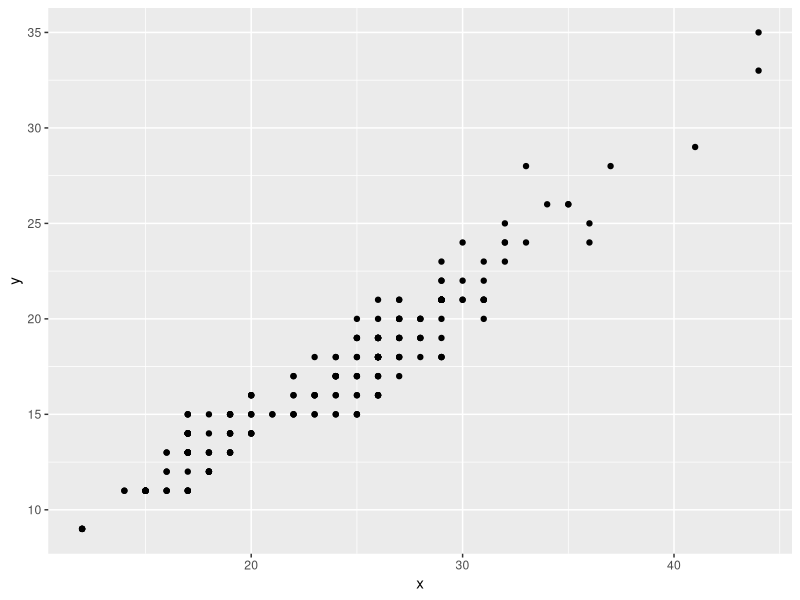
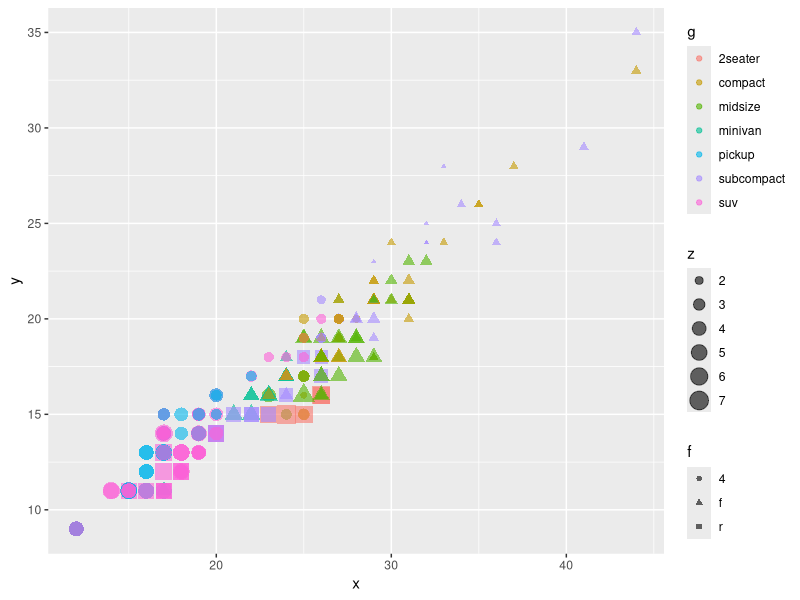
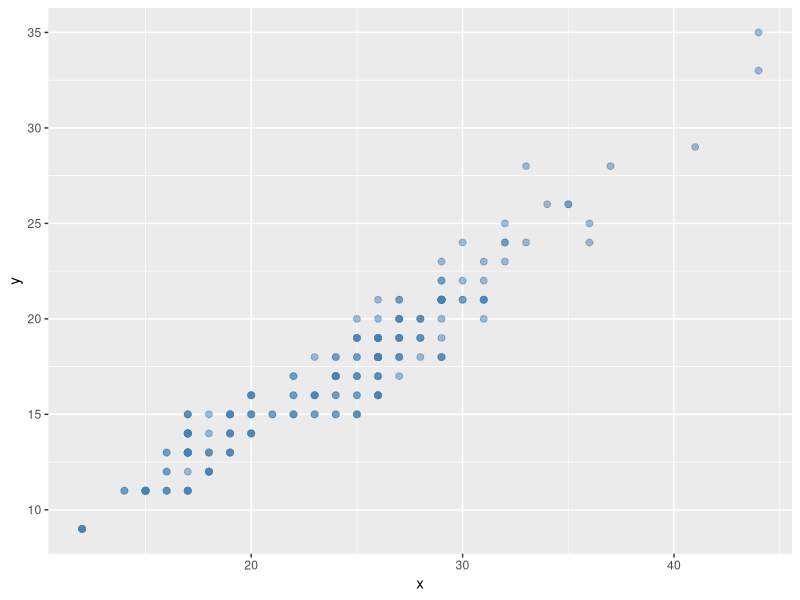
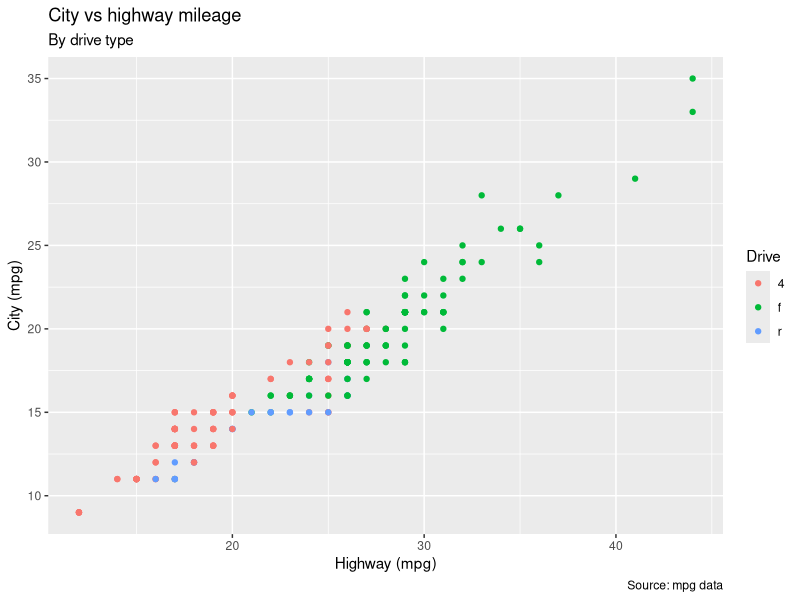
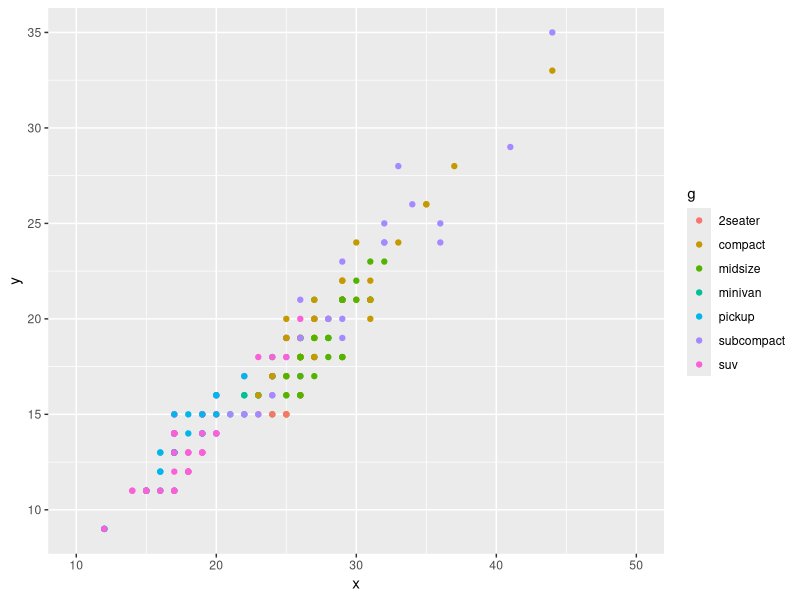
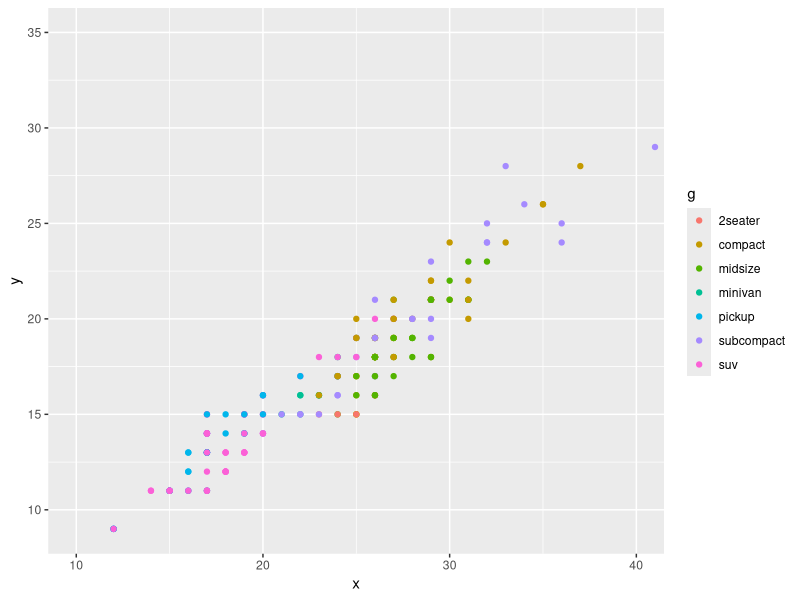
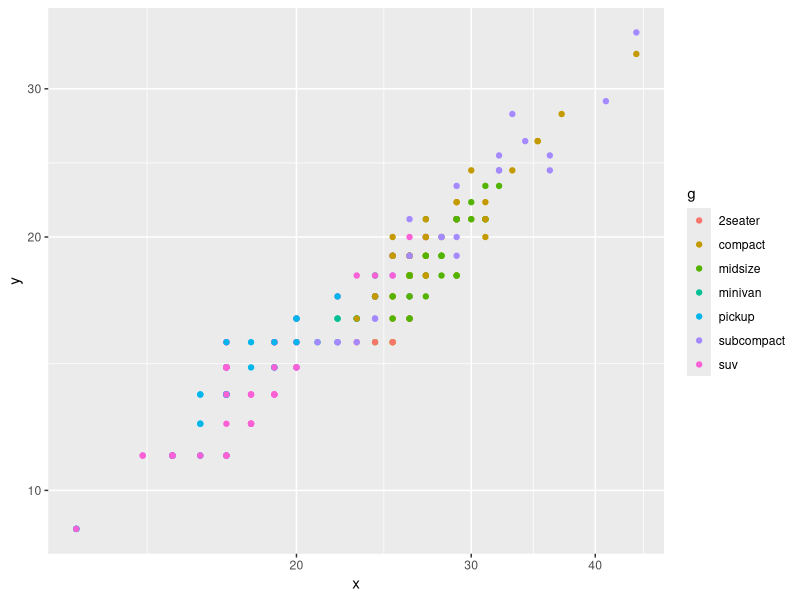
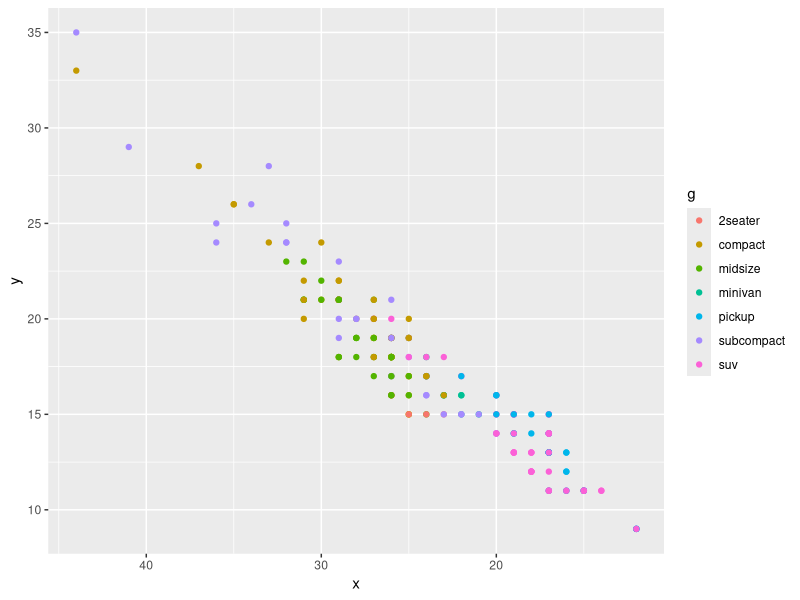

The R script that drew these images, in order:
# 00_plot_basics.R - ggplot2 anatomy, aesthetics, scales, themes, facets, combining, saving.
# Demo data runs as-is. To use your data, rename your columns to x, y, z, g, f (see DEMO DATA).
library(tidyverse); library(scales); library(patchwork)

# ---- DEMO DATA (replace with: df <- readRDS("out/clean.rds") |> rename(x = ..., y = ...)) ----
# x, y = numeric   z = third numeric   g = category (many levels)   f = category (few levels)
df <- mpg |> mutate(x = hwy, y = cty, z = displ, g = class, f = drv)

# ---- ANATOMY: data -> aes -> geom -> scale -> facet -> coord -> theme ----
ggplot(df, aes(x = x, y = y)) + geom_point()
# map a column to a look INSIDE aes():   aes(colour = g)
# set a constant look OUTSIDE aes():     geom_point(colour = "red")

# ---- AESTHETICS: colour, fill, shape, size, alpha, linetype ----
ggplot(df, aes(x, y, colour = g, shape = f, size = z)) + geom_point(alpha = .6)
ggplot(df, aes(x, y)) + geom_point(colour = "steelblue", size = 2, alpha = .5)

# ---- LABELS ----
ggplot(df, aes(x, y, colour = f)) + geom_point() +
  labs(title = "City vs highway mileage", subtitle = "By drive type",
       x = "Highway (mpg)", y = "City (mpg)", colour = "Drive", caption = "Source: mpg data")

# ---- SCALES ----
p <- ggplot(df, aes(x, y, colour = g)) + geom_point()
p + scale_x_continuous(limits = c(10, 50), breaks = seq(10, 50, 10))   # limits DROP data outside
p + coord_cartesian(xlim = c(10, 40))                                    # zoom, keeps all data
p + scale_x_log10() + scale_y_log10()                                    # log axes
p + scale_x_reverse()                                                    # flip direction
p + scale_y_continuous(labels = label_comma())                           # 1,000 style
p + scale_colour_brewer(palette = "Set2")                                # discrete palette
p + scale_colour_viridis_d()                                             # colour-blind friendly
p + scale_colour_manual(values = c("#0072B2", "#E69F00", "#009E73", "#CC79A7",
                                   "#D55E00", "#56B4E9", "#F0E442"))     # Okabe-Ito
ggplot(df, aes(x, y, colour = z)) + geom_point() + scale_colour_viridis_c()          # continuous
ggplot(df, aes(x, y, colour = z)) + geom_point() + scale_colour_gradient(low = "grey80", high = "red")
ggplot(df, aes(x, y, colour = x - mean(x))) + geom_point() +
  scale_colour_gradient2(low = "firebrick", mid = "white", high = "steelblue", midpoint = 0)  # diverging

# ---- THEMES ----
p + theme_minimal(); p + theme_bw(); p + theme_classic(); p + theme_light(); p + theme_void()
theme_set(theme_minimal(base_size = 13))      # set once for the whole session
p + theme(legend.position = "bottom", panel.grid.minor = element_blank(),
          axis.text.x = element_text(angle = 45, hjust = 1))

# ---- FACETS: small multiples ----
ggplot(df, aes(x, y)) + geom_point() + facet_wrap(~ g)
ggplot(df, aes(x, y)) + geom_point() + facet_wrap(~ g, scales = "free")   # free axes per panel
ggplot(df, aes(x, y)) + geom_point() + facet_grid(f ~ year)               # rows ~ columns

# ---- COORDINATES ----
ggplot(df, aes(g)) + geom_bar() + coord_flip()                  # horizontal bars
ggplot(df, aes(x, y)) + geom_point() + coord_fixed()            # equal x and y scale

# ---- COMBINE PLOTS (patchwork) ----
p1 <- ggplot(df, aes(x)) + geom_histogram(bins = 25)
p2 <- ggplot(df, aes(x, y)) + geom_point()
p3 <- ggplot(df, aes(g, x)) + geom_boxplot()
p1 + p2                                   # side by side
p1 / p2                                   # stacked
(p1 | p2) / p3                            # grid layout
(p1 | p2) / p3 + plot_annotation(title = "Overview", tag_levels = "A")
(p2 + aes(colour = f)) + (p3 + aes(fill = f)) + plot_layout(guides = "collect")   # one shared legend

# ---- SAVE ----
dir.create("out", showWarnings = FALSE)
ggsave("out/fig_basic.png", p, width = 8, height = 5, dpi = 300)    # report or doc
ggsave("out/fig_slide.png", p, width = 13.33, height = 7.5, dpi = 200)   # full-slide
ggsave("out/fig_basic.pdf", p, width = 8, height = 5)               # vector
